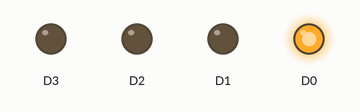
Simulated run of this sketch. Board: ESP8266 (NodeMCU). Shown: output pins drawn as LEDs (lit = HIGH).

Above: at 0.05 s.
At 0.65 s:
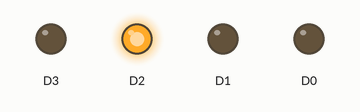
At 1.35 s:
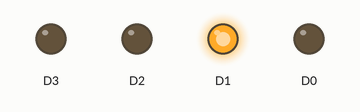
At 2.75 s:
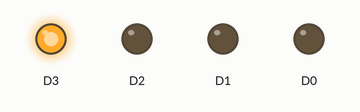
Timing chart, 0 to 3.0 s (numbered marks = the images above):
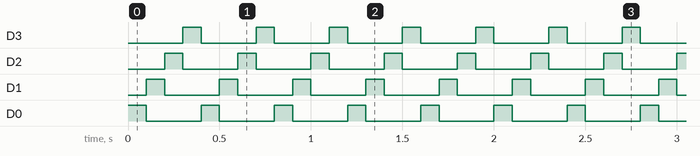

Measured:
- by itself, D3, D2, D1, D0: alternates HIGH for 0.10 s and LOW for 0.30 s

The sketch:

testeLED.ino
```cpp
// the setup function runs once when you press reset or power the board
void setup() {
  // initialize digital pin LED_BUILTIN as an output.
  pinMode(D0, OUTPUT);
  pinMode(D1, OUTPUT);
  pinMode(D2, OUTPUT);
  pinMode(D3, OUTPUT);
}

// the loop function runs over and over again forever
void loop() {
  digitalWrite(D0, HIGH);   // turn the LED on (HIGH is the voltage level)
  delay(100);                       // wait for a second
  digitalWrite(D0, LOW);
  digitalWrite(D1, HIGH);// turn the LED off by making the voltage LOW
  delay(100);
  digitalWrite(D1, LOW);
  digitalWrite(D2, HIGH);// wait for a second
  delay(100);
  digitalWrite(D2, LOW);
  digitalWrite(D3, HIGH);
  delay(100);
  digitalWrite(D3, LOW);

}
```
